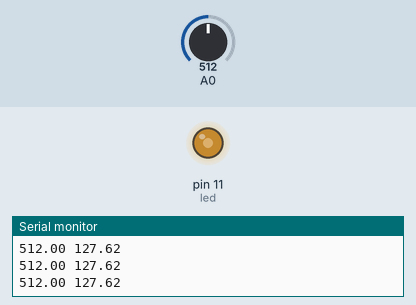
Simulated run of this sketch. Board: Arduino Uno, built with avr-gcc and run on an emulated ATmega328P. On the bench: output pins drawn as LEDs (lit = HIGH), the last lines printed to the serial monitor. The inputs (shaded band) are chosen by the test bench; at power-on: A0 = 512.

Above: at 1.2 s.
1.3 s: A0 set to 716
At 1.7 s:
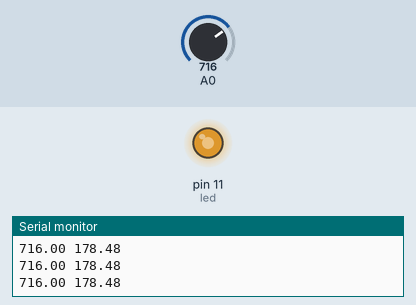
2.8 s: A0 set to 984
At 4.0 s:
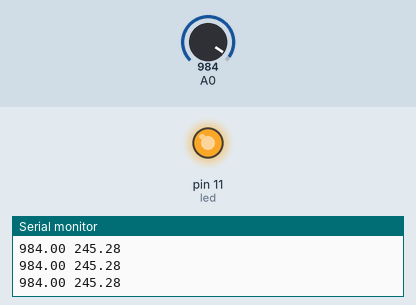
4.3 s: A0 set to 1011
At 5.1 s:
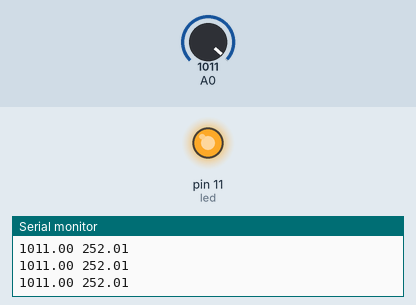
7.3 s: A0 set to 122
At 7.7 s:
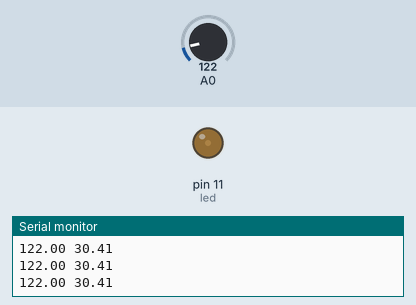
8.8 s: A0 set to 11
At 10.0 s:
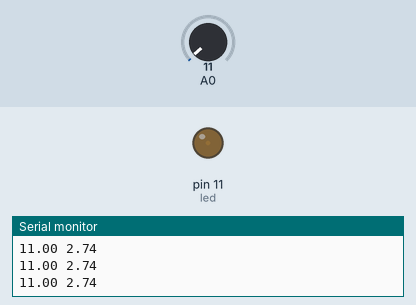
10.3 s: A0 set to 8
At 11.0 s:
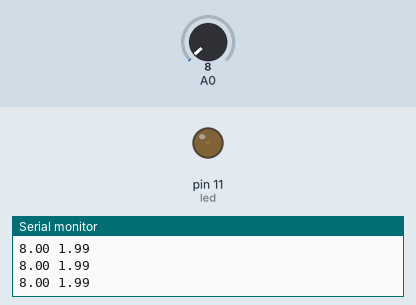
Timing chart, 0 to 12.8 s (numbered marks = the images above; inputs shaded):
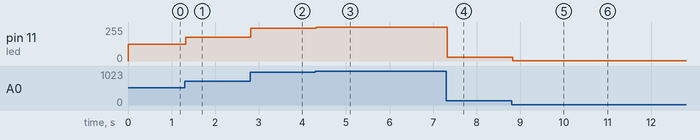

The sketch:

LAB3INSTPR4.ino
```cpp
int led = 11;
float freq;
float freq1;

void setup() {
  pinMode(led, OUTPUT);
  pinMode(A0, INPUT);
  Serial.begin(9600);
}

void loop() {
  freq = analogRead(A0);
  freq1 = 255*(freq/1023);
  //freq = 5000*(freq/1023);
  Serial.print(freq);
  Serial.print(" ");
  Serial.println(freq1);
  analogWrite(led, freq1);
  //delay(freq);
  //analogWrite(led, freq1);
  //delay(freq);
}
```

Measured:
- after the input at 1.3 s, pin 11 (led): 127/255 → 178/255 at once
- after the input at 2.8 s, pin 11 (led): 178/255 → 245/255 at once
- after the input at 4.3 s, pin 11 (led): 245/255 → 252/255 at once
- after the input at 7.3 s, pin 11 (led): 252/255 → 30/255 at once
- after the input at 8.8 s, pin 11 (led): 30/255 → 2/255 at once
- after the input at 10.3 s, pin 11 (led): 2/255 → 1/255 at once
